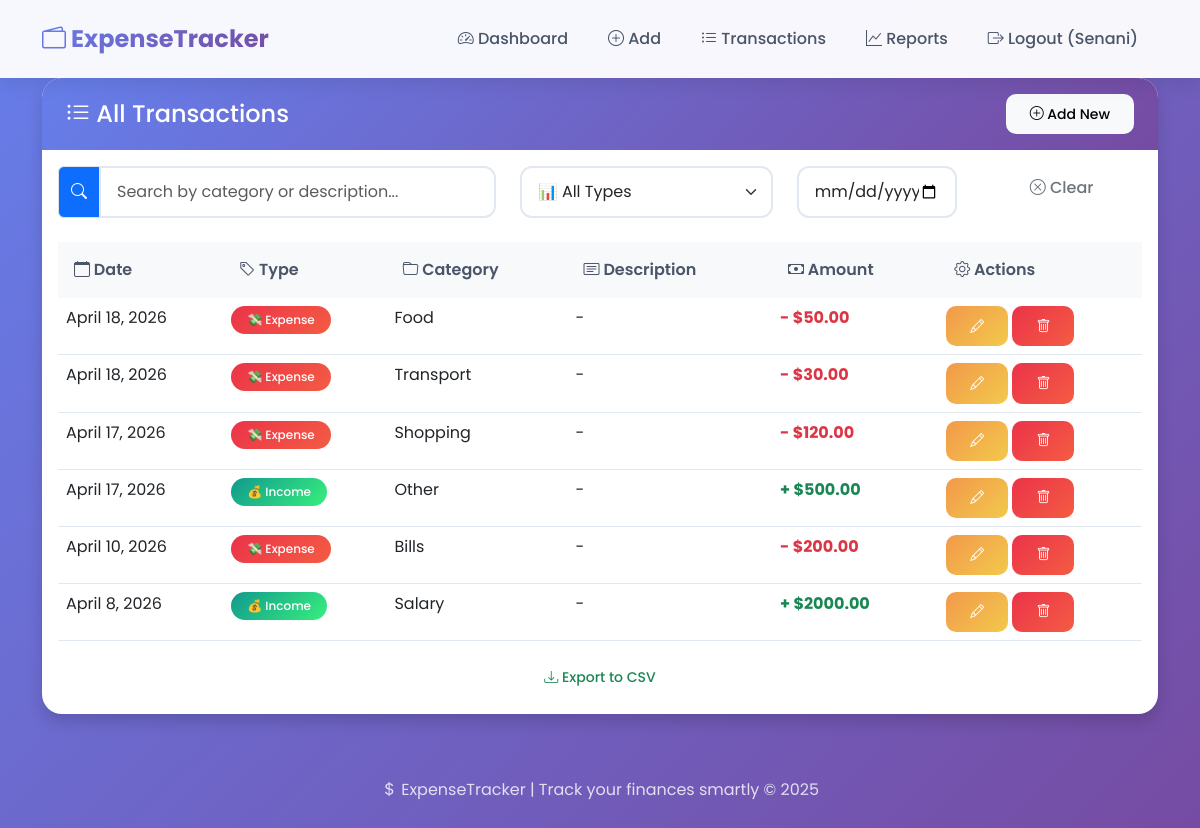
Before: /transactions/list/ (signed in) with the older database file.
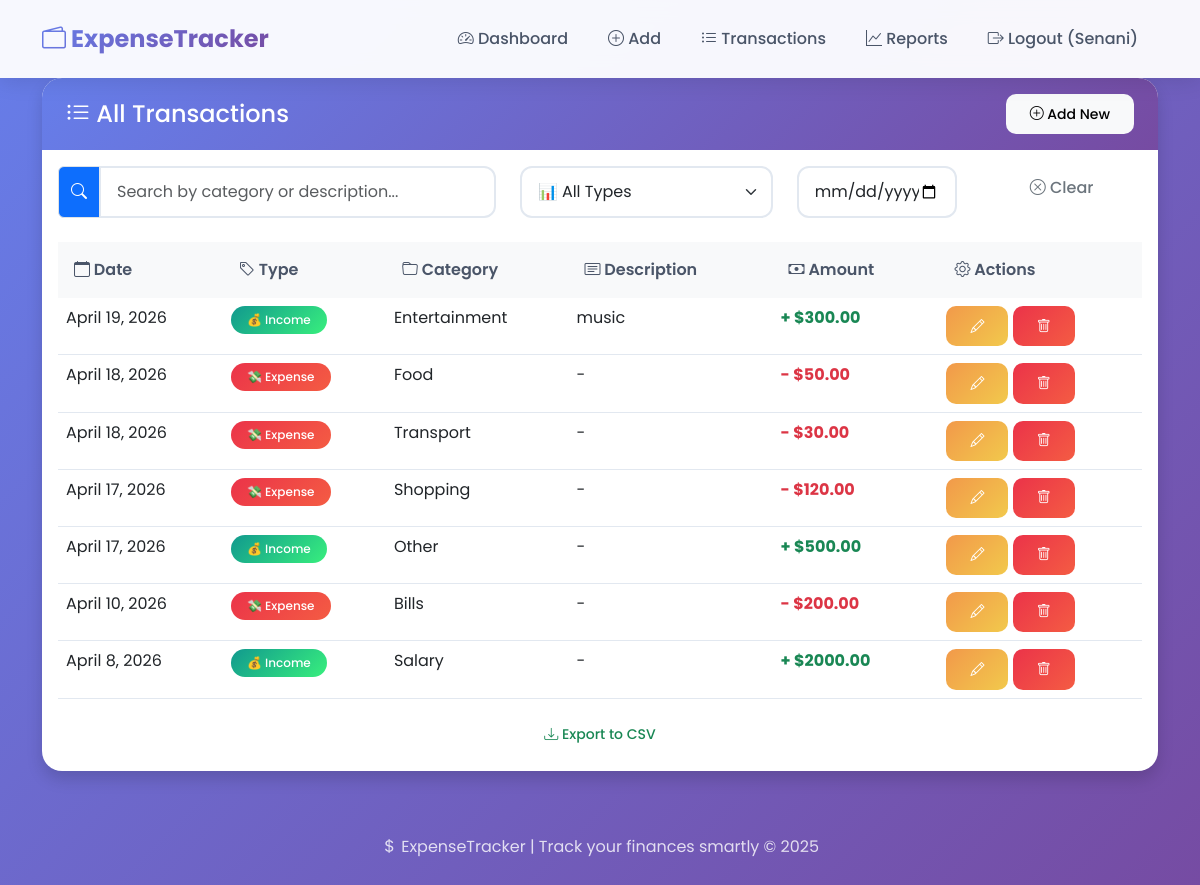
After: the same page with the newer database file.
### transactions/models.py (models this page shows, shortened)
class Transaction(models.Model):
    TYPE_CHOICES = [
        ('income', 'Income'),
        ('expense', 'Expense'),
    ]
    user = models.ForeignKey(User, on_delete=models.CASCADE)
    type = models.CharField(max_length=10, choices=TYPE_CHOICES)
    amount = models.DecimalField(max_digits=10, decimal_places=2)
    category = models.ForeignKey(Category, on_delete=models.SET_NULL, null=True)
    description = models.TextField(blank=True)
    date = models.DateField()

class Category(models.Model):
    name = models.CharField(max_length=100)
    def __str__(self):
        return self.name

### transactions/views.py (the view)
# urls.py: path('list/', views.transaction_list, name='transaction_list'),
@login_required
def transaction_list(request):
    transactions = Transaction.objects.filter(user=request.user).order_by('-date')
    return render(request, 'transactions/list.html', {'transactions': transactions})

### transactions/templates/transactions/list.html (shortened to what this page needs)
{% extends 'base.html' %}
{% block content %}
<div class="card shadow">
    <div class="card-header bg-primary text-white d-flex justify-content-between align-items-center">
        <h4 class="mb-0"><i class="bi bi-list-ul"></i> All Transactions</h4>
        <a href="{% url 'add_transaction' %}" class="btn btn-light btn-sm">
            <i class="bi bi-plus-circle"></i> Add New
        </a>
    </div>
    <div class="card-body">
        <div class="row mb-4">
            <div class="col-md-5">
                <div class="input-group">
                    <span class="input-group-text bg-primary text-white">
                        <i class="bi bi-search"></i>
                    </span>
                    <input type="text" id="searchInput" class="form-control" placeholder="Search by category or description...">
                </div>
            </div>
            <div class="col-md-3">
                <select id="typeFilter" class="form-select">
                    <option value="all">📊 All Types</option>
                </select>
            </div>
            <div class="col-md-2">
                <input type="date" id="dateFilter" class="form-control" placeholder="Filter by date">
            </div>
            <div class="col-md-2">
                <button id="clearFilters" class="btn btn-outline-secondary w-100">
                    <i class="bi bi-x-circle"></i> Clear
                </button>
            </div>
        </div>
        <div class="table-responsive">
            <table class="table table-hover" id="transactionsTable">
                <thead class="table-dark">
                    <tr>
                        <th><i class="bi bi-calendar"></i> Date</th>
                        <th><i class="bi bi-tag"></i> Type</th>
                        <th><i class="bi bi-folder"></i> Category</th>
                        <th><i class="bi bi-card-text"></i> Description</th>
                        <th><i class="bi bi-cash"></i> Amount</th>
                        <th><i class="bi bi-gear"></i> Actions</th>
                    </tr>
                </thead>
                <tbody>
                    {% for t in transactions %}
                    <tr data-type="{{ t.type }}" data-category="{{ t.category|lower }}" data-description="{{ t.description|lower }}" data-date="{{ t.date|date:'Y-m-d' }}">
                        <td>{{ t.date }}</td>
                        <td>
                            {% if t.type == 'income' %}
                                <span class="badge bg-success">💰 Income</span>
                            {% else %}
                                <span class="badge bg-danger">💸 Expense</span>
                            {% endif %}
                        </td>
                        <td>{{ t.category }}</td>
                        <td>{{ t.description|default:"-" }}</td>
                        <td class="{% if t.type == 'income' %}text-success{% else %}text-danger{% endif %} fw-bold">
                            {% if t.type == 'income' %}+{% else %}-{% endif %} ${{ t.amount }}
                        </td>
                        <td>
                            <a href="{% url 'edit_transaction' t.pk %}" class="btn btn-warning btn-sm" title="Edit">
                                <i class="bi bi-pencil"></i>
                            </a>
                            <a href="{% url 'delete_transaction' t.pk %}" class="btn btn-danger btn-sm" title="Delete">
                                <i class="bi bi-trash"></i>
                            </a>
                        </td>
                    </tr>
                    {% endfor %}
                </tbody>
            </table>
        </div>
        <div class="text-center mt-3">
            <button id="exportBtn" class="btn btn-outline-success btn-sm">
                <i class="bi bi-download"></i> Export to CSV
            </button>
        </div>
    </div>
</div>
{% endblock %}

Changed rows visible on the page:
added Transaction: date "April 19, 2026", type "💰 Income", category "Entertainment", description "music", amount "300.00"
